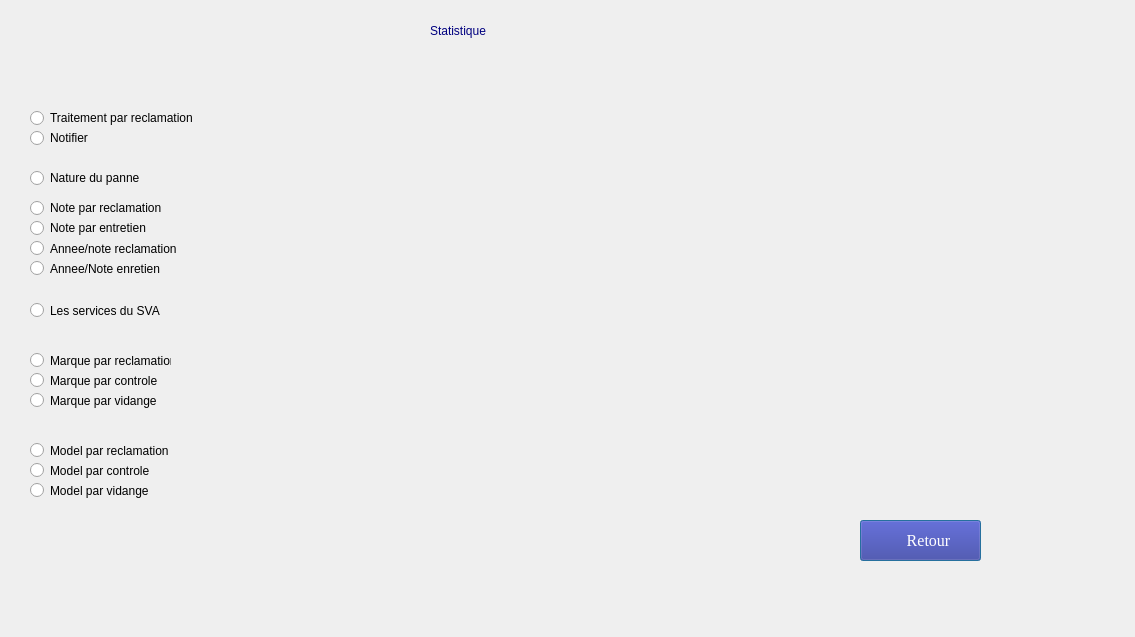
<?xml version="1.0" encoding="UTF-8"?>
<ui version="4.0">
 <class>Statistique</class>
 <widget class="QDialog" name="Statistique">
  <property name="geometry">
   <rect>
    <x>0</x>
    <y>0</y>
    <width>1135</width>
    <height>637</height>
   </rect>
  </property>
  <property name="windowTitle">
   <string>Dialog</string>
  </property>
  <widget class="QLabel" name="label">
   <property name="geometry">
    <rect>
     <x>430</x>
     <y>10</y>
     <width>241</width>
     <height>41</height>
    </rect>
   </property>
   <property name="styleSheet">
    <string notr="true">
color: rgb(0, 0, 127);
font: italic 18pt &quot;Times New Roman&quot;;</string>
   </property>
   <property name="text">
    <string>Statistique</string>
   </property>
  </widget>
  <widget class="QRadioButton" name="radioButton">
   <property name="geometry">
    <rect>
     <x>30</x>
     <y>110</y>
     <width>171</width>
     <height>16</height>
    </rect>
   </property>
   <property name="text">
    <string>Traitement par reclamation</string>
   </property>
  </widget>
  <widget class="QRadioButton" name="radioButton_10">
   <property name="geometry">
    <rect>
     <x>30</x>
     <y>350</y>
     <width>141</width>
     <height>21</height>
    </rect>
   </property>
   <property name="text">
    <string>Marque par reclamation</string>
   </property>
  </widget>
  <widget class="QRadioButton" name="radioButton_15">
   <property name="geometry">
    <rect>
     <x>30</x>
     <y>480</y>
     <width>141</width>
     <height>21</height>
    </rect>
   </property>
   <property name="text">
    <string>Model par vidange</string>
   </property>
  </widget>
  <widget class="QRadioButton" name="radioButton_7">
   <property name="geometry">
    <rect>
     <x>30</x>
     <y>170</y>
     <width>141</width>
     <height>16</height>
    </rect>
   </property>
   <property name="text">
    <string>Nature du panne</string>
   </property>
  </widget>
  <widget class="QRadioButton" name="radioButton_6">
   <property name="geometry">
    <rect>
     <x>30</x>
     <y>220</y>
     <width>141</width>
     <height>16</height>
    </rect>
   </property>
   <property name="text">
    <string>Note par entretien</string>
   </property>
  </widget>
  <widget class="QRadioButton" name="radioButton_3">
   <property name="geometry">
    <rect>
     <x>30</x>
     <y>130</y>
     <width>141</width>
     <height>16</height>
    </rect>
   </property>
   <property name="text">
    <string>Notifier</string>
   </property>
  </widget>
  <widget class="QCustomPlot" name="widget" native="true">
   <property name="geometry">
    <rect>
     <x>280</x>
     <y>90</y>
     <width>701</width>
     <height>421</height>
    </rect>
   </property>
  </widget>
  <widget class="QRadioButton" name="radioButton_11">
   <property name="geometry">
    <rect>
     <x>30</x>
     <y>440</y>
     <width>141</width>
     <height>21</height>
    </rect>
   </property>
   <property name="text">
    <string>Model par reclamation</string>
   </property>
  </widget>
  <widget class="QRadioButton" name="radioButton_5">
   <property name="geometry">
    <rect>
     <x>30</x>
     <y>200</y>
     <width>141</width>
     <height>16</height>
    </rect>
   </property>
   <property name="text">
    <string>Note par reclamation</string>
   </property>
  </widget>
  <widget class="QRadioButton" name="radioButton_4">
   <property name="geometry">
    <rect>
     <x>30</x>
     <y>260</y>
     <width>131</width>
     <height>17</height>
    </rect>
   </property>
   <property name="text">
    <string>Annee/Note enretien</string>
   </property>
  </widget>
  <widget class="QRadioButton" name="radioButton_2">
   <property name="geometry">
    <rect>
     <x>30</x>
     <y>240</y>
     <width>151</width>
     <height>17</height>
    </rect>
   </property>
   <property name="text">
    <string>Annee/note reclamation</string>
   </property>
  </widget>
  <widget class="QLabel" name="back">
   <property name="geometry">
    <rect>
     <x>10</x>
     <y>-10</y>
     <width>1000</width>
     <height>600</height>
    </rect>
   </property>
   <property name="text">
    <string/>
   </property>
  </widget>
  <widget class="QRadioButton" name="radioButton_8">
   <property name="geometry">
    <rect>
     <x>30</x>
     <y>300</y>
     <width>141</width>
     <height>21</height>
    </rect>
   </property>
   <property name="text">
    <string>Les services du SVA</string>
   </property>
  </widget>
  <widget class="QRadioButton" name="radioButton_12">
   <property name="geometry">
    <rect>
     <x>30</x>
     <y>370</y>
     <width>141</width>
     <height>21</height>
    </rect>
   </property>
   <property name="text">
    <string>Marque par controle</string>
   </property>
  </widget>
  <widget class="QRadioButton" name="radioButton_13">
   <property name="geometry">
    <rect>
     <x>30</x>
     <y>390</y>
     <width>141</width>
     <height>21</height>
    </rect>
   </property>
   <property name="text">
    <string>Marque par vidange</string>
   </property>
  </widget>
  <widget class="QPushButton" name="annuler">
   <property name="geometry">
    <rect>
     <x>860</x>
     <y>520</y>
     <width>121</width>
     <height>41</height>
    </rect>
   </property>
   <property name="font">
    <font>
     <family>Times New Roman</family>
     <pointsize>12</pointsize>
     <weight>50</weight>
     <italic>false</italic>
     <bold>false</bold>
    </font>
   </property>
   <property name="styleSheet">
    <string notr="true">background-color:#333399;
color:white;
</string>
   </property>
   <property name="text">
    <string>    Retour</string>
   </property>
  </widget>
  <widget class="QLabel" name="label_77">
   <property name="geometry">
    <rect>
     <x>870</x>
     <y>530</y>
     <width>31</width>
     <height>21</height>
    </rect>
   </property>
   <property name="text">
    <string/>
   </property>
  </widget>
  <widget class="QRadioButton" name="radioButton_14">
   <property name="geometry">
    <rect>
     <x>30</x>
     <y>460</y>
     <width>141</width>
     <height>21</height>
    </rect>
   </property>
   <property name="text">
    <string>Model par controle</string>
   </property>
  </widget>
 </widget>
 <customwidgets>
  <customwidget>
   <class>QCustomPlot</class>
   <extends>QWidget</extends>
   <header>qcustomplot.h</header>
   <container>1</container>
  </customwidget>
 </customwidgets>
 <resources/>
 <connections/>
</ui>
